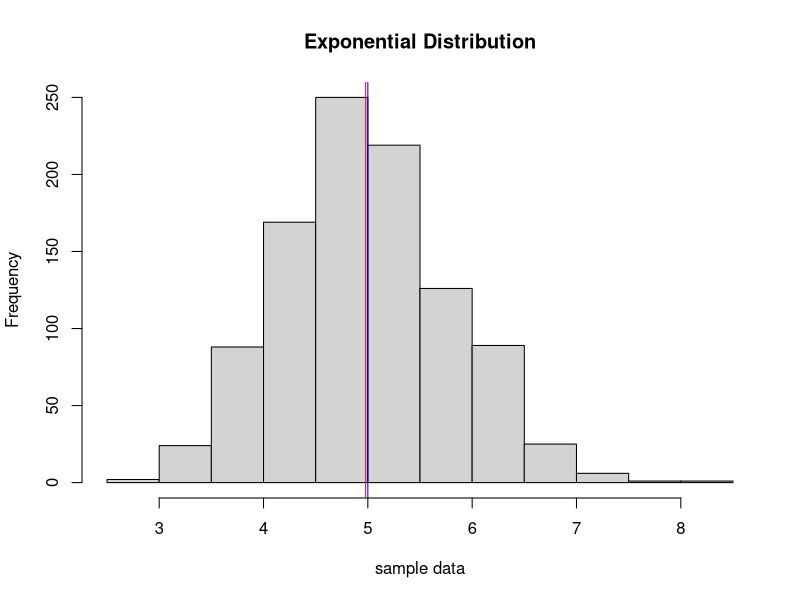
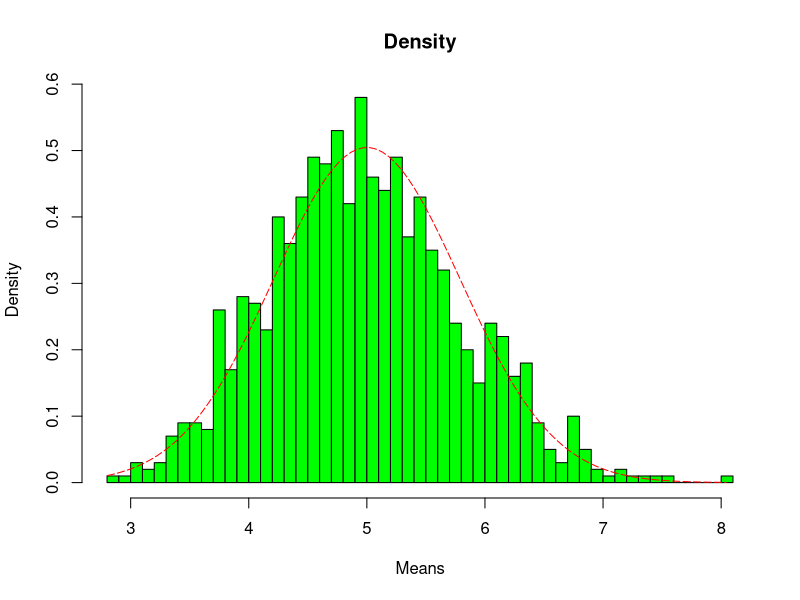
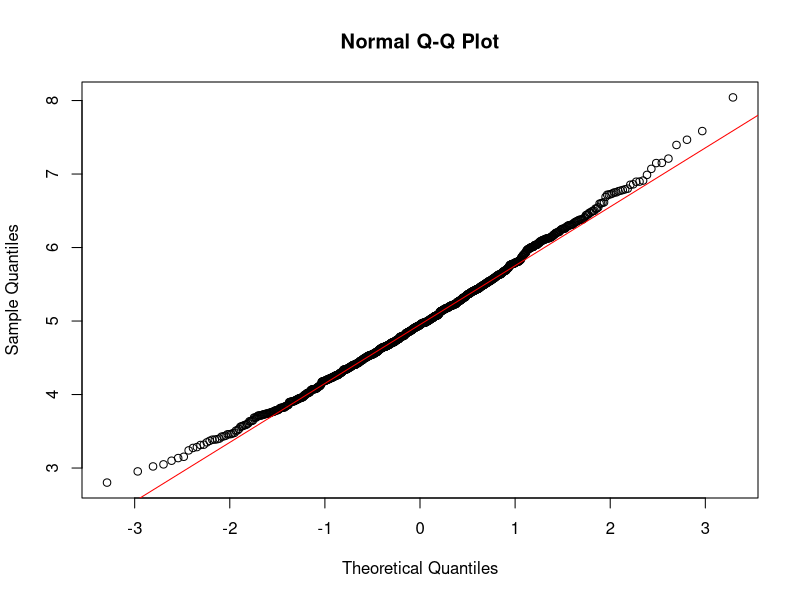

The R source for these figures, in order:
## ---- chunk 1
knitr::opts_chunk$set(echo = TRUE)
## ---- chunk 2
set.seed(222)
set<-1000
n<-40
lmd<-0.2
simulation<-replicate(set,rexp(n,rate = 0.2))
average<-apply(simulation,2,mean)
## ---- chunk 3
simulated_mean<-mean(average)
theoretical_mean<-1/lmd
## ---- chunk 4
hist(average,xlab = "sample data",main = "Exponential Distribution")
abline(v= simulated_mean,col='red')
abline(v= theoretical_mean,col='blue')
## ---- chunk 5
simusd<-sd(average)
theosd<-1/lmd/sqrt(n)
simuvar<-simusd^2
theovar<-theosd^2
## ---- chunk 6
xnormal<-seq(min(average),max(average),length= 100) # get scale of x-axis 
ynormal<-dnorm(xnormal,mean=1/lmd, sd=(1/lmd/sqrt(n))) # find density using boundaries

hist(average,breaks=n,prob=T,col="green",xlab = "Means",main="Density",ylab="Density")
lines(xnormal, ynormal, col="red", lty=5)

## ---- chunk 7
qqnorm(average,main= "Normal Q-Q Plot")
qqline(average,col='red')
